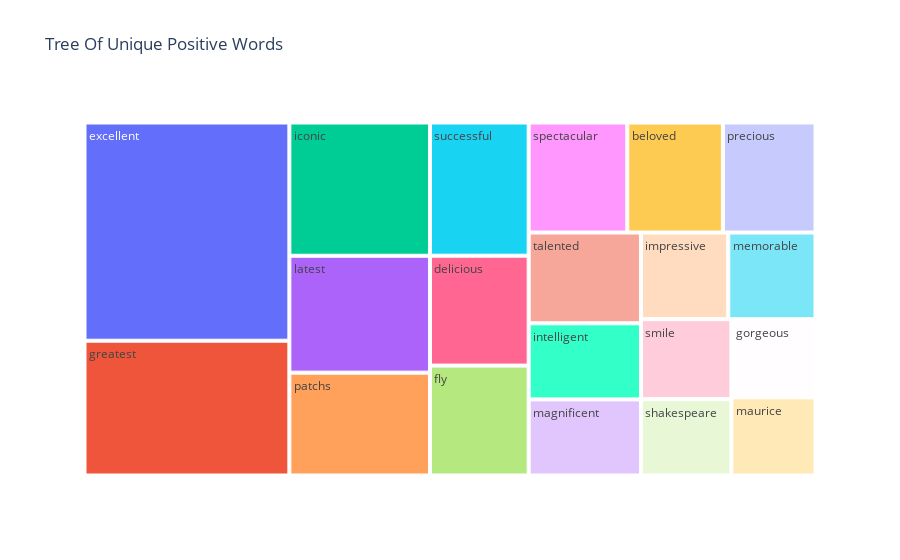

Source (notebook cell):
### Code cell
fig = px.treemap(Unique_Positive, path=['words'], values='count',title='Tree Of Unique Positive Words')
fig.show()

### Figure 1 — Plotly figure (JSON) as saved in the notebook; plotly's stock layout.template omitted (floating-point values rounded to 4 significant figures)
{"data": [{"branchvalues": "total", "domain": {"x": [0, 1], "y": [0, 1]}, "hovertemplate": "labels=%{label}<br>count=%{value}<br>parent=%{parent}<br>id=%{id}<extra></extra>", "ids": ["beloved", "delicious", "excellent", "fly", "gorgeous", "greatest", "iconic", "impressive", "intelligent", "latest", "magnificent", "maurice", "memorable", "patchs", "precious", "shakespeare", "smile", "spectacular", "successful", "talented"], "labels": ["beloved", "delicious", "excellent", "fly", "gorgeous", "greatest", "iconic", "impressive", "intelligent", "latest", "magnificent", "maurice", "memorable", "patchs", "precious", "shakespeare", "smile", "spectacular", "successful", "talented"], "name": "", "parents": ["", "", "", "", "", "", "", "", "", "", "", "", "", "", "", "", "", "", "", ""], "type": "treemap", "values": [32, 33, 136, 33, 20, 84, 57, 23, 26, 50, 26, 20, 23, 44, 31, 21, 22, 33, 40, 31]}], "layout": {"legend": {"tracegroupgap": 0}, "title": {"text": "Tree Of Unique Positive Words"}}}
